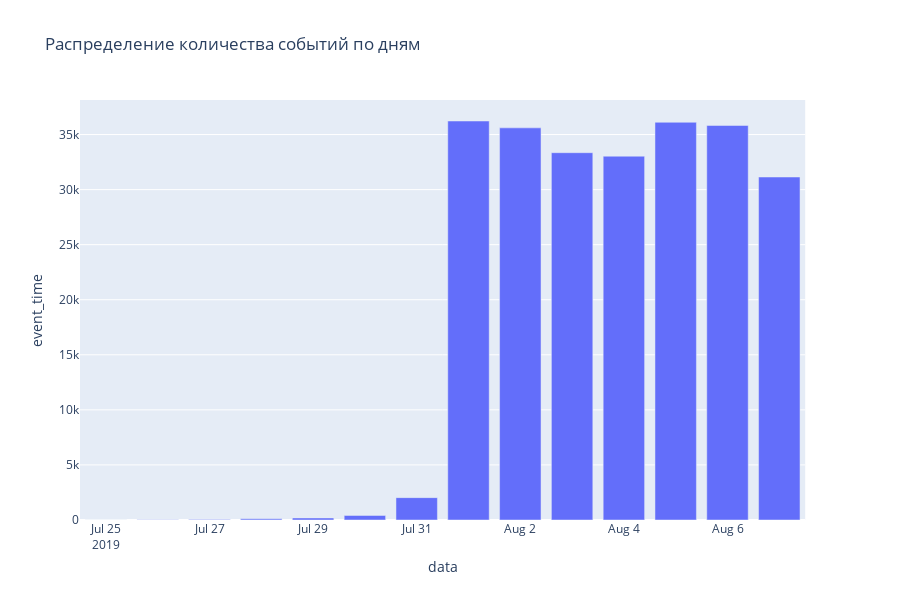

The notebook cell this image was saved under:
### Code cell
data_time_hist = logs.groupby('data')['event_time'].count().reset_index()
fig = px.bar(data_time_hist, x="data", y="event_time", title='Распределение количества событий по дням')
fig.show()

### Figure 1 — Plotly figure (JSON) as saved in the notebook; plotly's stock layout.template omitted (floating-point values rounded to 4 significant figures)
{"data": [{"alignmentgroup": "True", "hoverlabel": {"namelength": 0}, "hovertemplate": "data=%{x}<br>event_time=%{y}", "legendgroup": "", "marker": {"color": "#636efa"}, "name": "", "offsetgroup": "", "orientation": "v", "showlegend": false, "textposition": "auto", "type": "bar", "x": ["2019-07-25T00:00:00", "2019-07-26T00:00:00", "2019-07-27T00:00:00", "2019-07-28T00:00:00", "2019-07-29T00:00:00", "2019-07-30T00:00:00", "2019-07-31T00:00:00", "2019-08-01T00:00:00", "2019-08-02T00:00:00", "2019-08-03T00:00:00", "2019-08-04T00:00:00", "2019-08-05T00:00:00", "2019-08-06T00:00:00", "2019-08-07T00:00:00"], "xaxis": "x", "y": [9, 31, 55, 105, 184, 413, 2031, 36229, 35606, 33351, 33033, 36113, 35822, 31144], "yaxis": "y"}], "layout": {"barmode": "relative", "height": 600, "legend": {"tracegroupgap": 0}, "title": {"text": "Распределение количества событий по дням"}, "xaxis": {"anchor": "y", "domain": [0, 0.98], "title": {"text": "data"}}, "yaxis": {"anchor": "x", "domain": [0, 1], "title": {"text": "event_time"}}}}
